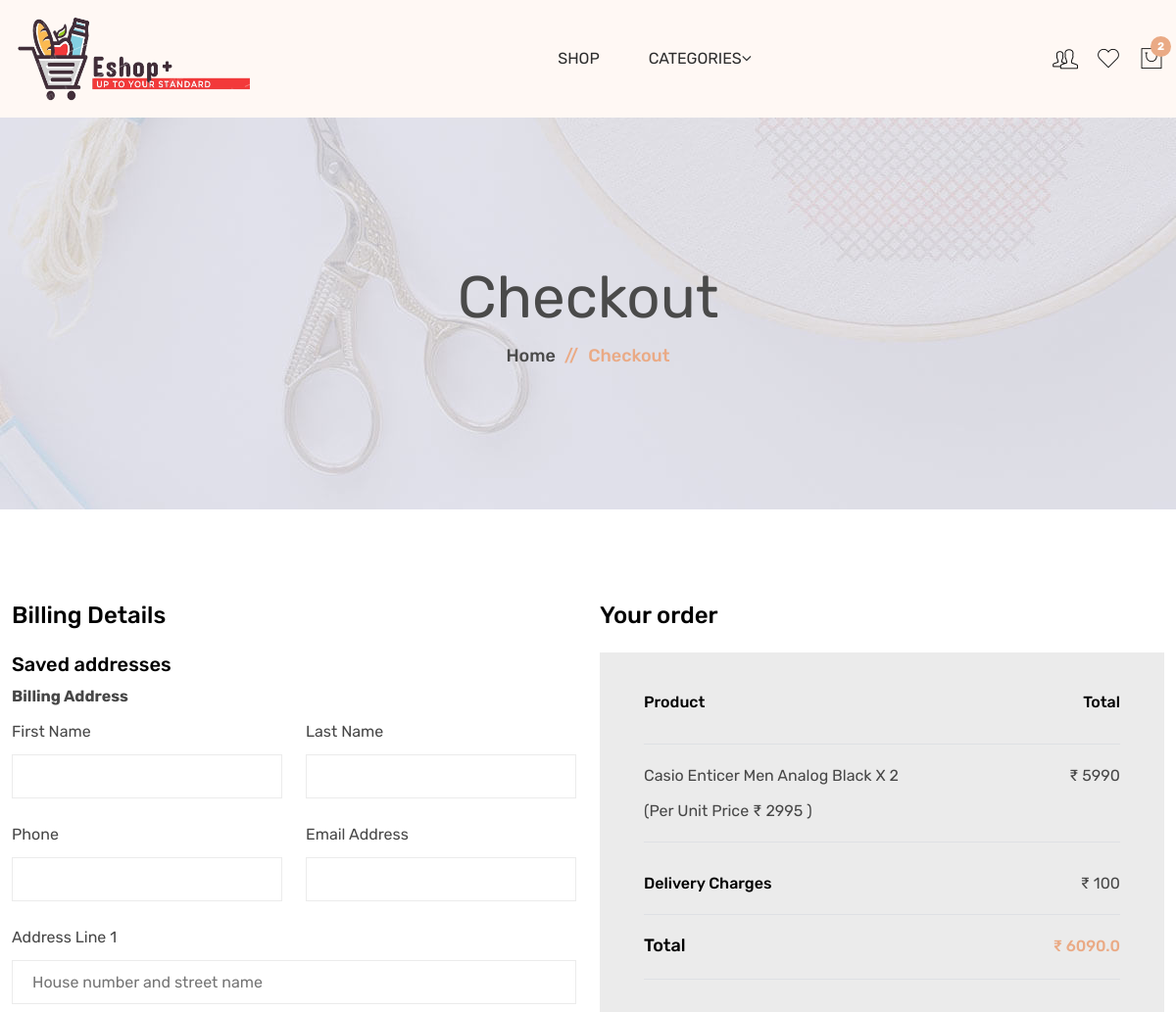
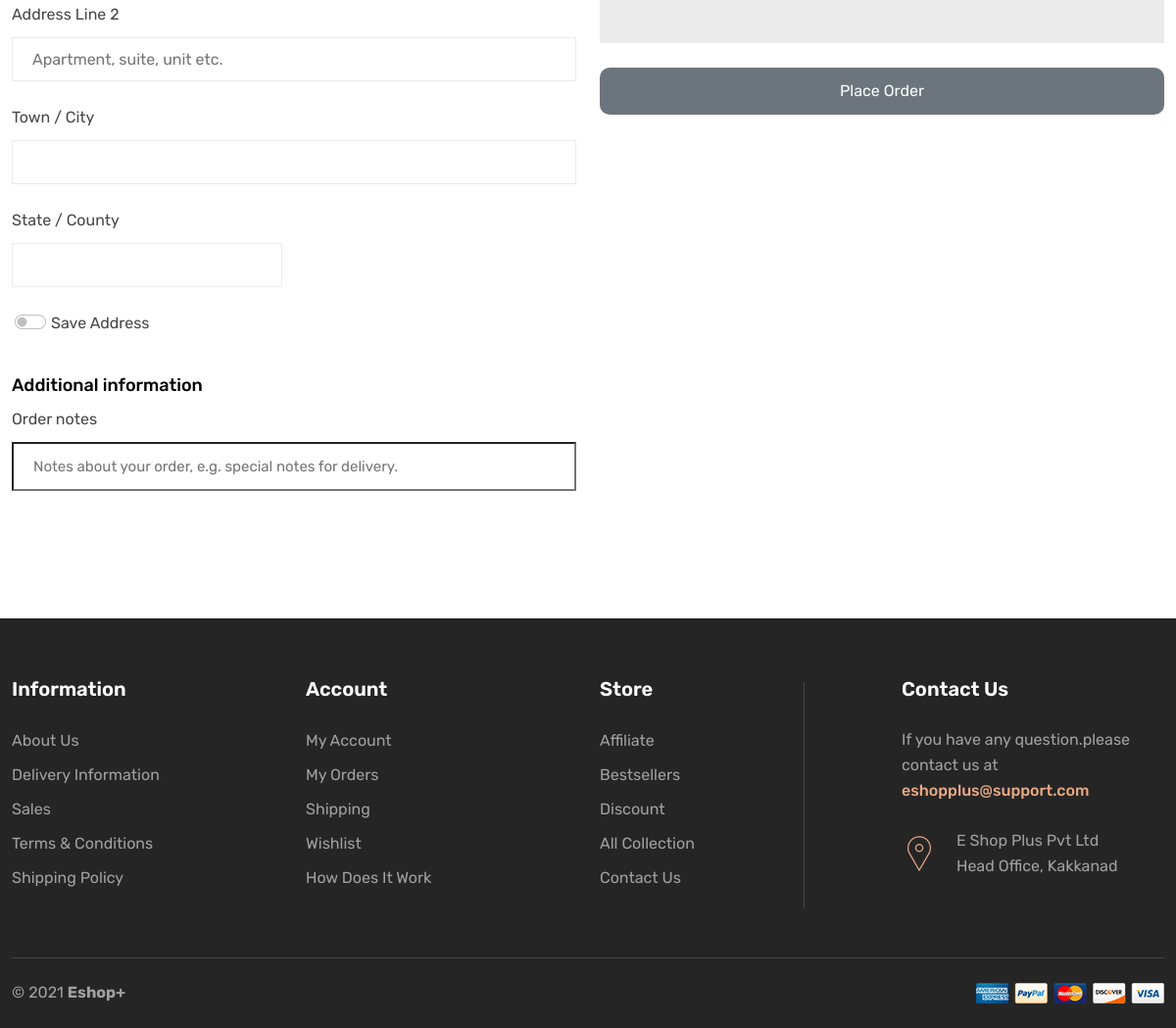
Screenshot of /checkout/ (signed in) with the database file from the repository (2 pictures, top to bottom).
### cart/models.py (models this page shows, shortened)
class CartItem(models.Model):
    user = models.ForeignKey(Account, on_delete=models.CASCADE, null=True)
    product = models.ForeignKey(Product, on_delete=models.CASCADE)
    cart    = models.ForeignKey(Cart, on_delete=models.CASCADE, null=True)
    quantity = models.IntegerField()
    is_active = models.BooleanField(default=True)
    def sub_total(self):
        if self.product.offer_price == None:
            return (self.product.price) * (self.quantity)
        else:
            return int(self.product.offer_price)* (self.quantity)

### store/models.py (models this page shows, shortened)
class Product(models.Model):
    product_name = models.CharField(max_length=100,unique=True)
    slug         = models.SlugField(max_length=200,unique=True)
    description  = models.TextField(max_length=500,blank=True)
    price        = models.IntegerField()
    brand        = models.CharField(max_length=100)
    images1      = models.ImageField(upload_to='productimages/')
    images2      = models.ImageField(upload_to='productimages/',blank=True)
    images3      = models.ImageField(upload_to='productimages/',blank=True)
    images4      = models.ImageField(upload_to='productimages/',blank=True)
    stock        = models.IntegerField()
    is_available = models.BooleanField(default=True)
    category     = models.ForeignKey(Category,on_delete=models.CASCADE)
    created_date = models.DateTimeField(auto_now_add=True)
    modified_date= models.DateTimeField(auto_now=True)
    offer_price  =models.FloatField(null=True)
    offer_percentage  =models.FloatField(null=True)

### cart/views.py (the view)
# urls.py: path('checkout/',views.checkout,name='checkout'),
@login_required(login_url='login')
def checkout(request, total=0, quantity=0, cart_items=None):
    grand_total = 0
    delivery_chrg = 100
    coupon_rate=0
    coupon_offer=0
    coupon_code=0
    try:
        if request.user.is_authenticated:
            cart_items=CartItem.objects.filter(user=request.user,is_active=True)
        else:
            cart = Cart.objects.get(cart_id=_cart_id(request))
            cart_items = CartItem.objects.filter(cart=cart, is_active=True)
        for cart_item in cart_items:
            if cart_item.product.offer_price == None:
                total+=(cart_item.product.price * cart_item.quantity)
            else:
                total+=(cart_item.product.offer_price * cart_item.quantity)
                quantity += cart_item.quantity
        coupon_co=request.session.get("session_coupon_code")
        if coupon.objects.filter(coupon_code=coupon_co).exists():
            coupon_code=coupon.objects.get(coupon_code=coupon_co)
        if UsedOffer.objects.filter(coupon=coupon_code,user=request.user,is_ordered=True).exists():
            coupon_rate=0
        if ReferalCoupen.objects.filter(coupon_code=coupon_co,user=request.user).exists():
            coupon_refer_instance=ReferalCoupen.objects.get(coupon_code=coupon_co,user=request.user)
            coupon_rate=coupon_refer_instance.discount
        else:
            if coupon.objects.filter(coupon_code=coupon_co).exists():
                coupon_rate=coupon_code.coupon_rate
    except ObjectDoesNotExist:
        pass #just ignore
    delivery_chrg = 100
    net_total = total+delivery_chrg
    coupon_offer=net_total*coupon_rate/100
    grand_total = net_total-coupon_offer
    user=request.user
    address=UserAddress.objects.filter(user=user)
    context = {
        'total': total,
        'quantity': quantity,
        'cart_items': cart_items,
        'delivery_chrg': delivery_chrg,
        'grand_total': grand_total,
        'address': address,
        'coupon_offer': coupon_offer,
    }
    return render(request, 'shop/checkout.html', context)

### cart/context_processors.py (called while the page is built)
def counter(request):
    cart_count = 0
    if 'admin' in request.path:
        return {}
    else:
        try:
            cart = Cart.objects.filter(cart_id=_cart_id(request))
            if request.user.is_authenticated:
                cart_items = CartItem.objects.all().filter(user=request.user)
            else:
                cart_items = CartItem.objects.all().filter(cart=cart[:1])
            for cart_item in cart_items:
                cart_count += cart_item.quantity
        except Cart.DoesNotExist:
            cart_count = 0
    return dict(cart_count=cart_count)

### cart/views.py (called while the page is built)
def _cart_id(request):
    cart =request.session.session_key
    if not cart:
        cart = request.session.create()
    return cart

### category/context_processors.py (called while the page is built)
def menu_links(request):
    links = Category.objects.all()
    return dict(links=links)

### category/models.py (called while the page is built)
    def get_url(self):
        return reverse('products_by_category', args=[self.slug])

### templates/shop/checkout.html (shortened to what this page needs)
{% extends 'shop/base.html' %}
{% load static %}
{% block content %}
    <div class="breadcrumb-area">
        <div class="container">
            <div class="row align-items-center justify-content-center">
                <div class="col-12 text-center">
                    <h2 class="breadcrumb-title">Checkout</h2>
                    <ul class="breadcrumb-list">
                        <li class="breadcrumb-item"><a href="index.html">Home</a></li>
                        <li class="breadcrumb-item active">Checkout</li>
                    </ul>
                </div>
            </div>
        </div>
    </div>
    <form action="{% url 'place_order' %}" method="post">
    <div class="checkout-area pt-100px pb-100px">
        <div class="container">
            <div class="row">
                <div class="col-lg-6">
                    <div class="billing-info-wrap">
                        <h3>Billing Details</h3>
                        <h5 class="card-title">Saved addresses</h5>
                          <div>
                            <label  for="radio-2" class="radio-label"><strong>Billing Address</strong></label>
                          </div>
                        <div class="row ">
                            <div class="col-lg-6 col-md-6">
                                <div class="billing-info mb-4">
                                    <label >First Name</label>
                                    <input type="text" name="first_name" id="first_name"  required/>
                                </div>
                            </div>
                            <div class="col-lg-6 col-md-6">
                                <div class="billing-info mb-4">
                                    <label>Last Name</label>
                                    <input type="text" name="last_name"id="last_name"  required/>
                                </div>
                            </div>
                            <div class="col-lg-6 col-md-6">
                                <div class="billing-info mb-4">
                                    <label>Phone</label>
                                    <input type="text"name="phone" id="phone"  required/>
                                </div>
                            </div>
                            <div class="col-lg-6 col-md-6">
                                <div class="billing-info mb-4">
                                    <label>Email Address</label>
                                    <input type="text" name="email"id="email"  required/>
                                </div>
                            </div>
                            <div class="col-lg-12">
                                <div class="billing-info mb-4">
                                    <label>Address Line 1</label>
                                    <input class="billing-address" placeholder="House number and street name" type="text" name="address_line1" id="address_line1"required/>
                                        <label>Address Line 2</label>
                                    <input placeholder="Apartment, suite, unit etc." type="text"name="address_line2" id="address_line2"  required/>
                                </div>
                            </div>
                            <div class="col-lg-12">
                                <div class="billing-info mb-4">
                                    <label>Town / City</label>
                                    <input type="text"name="city" id="city"  required/>
                                </div>
                            </div>
                            <div class="col-lg-6 col-md-6">
                                <div class="billing-info mb-4">
                                    <label>State / County</label>
                                    <input type="text"name="state" id="state"  required/>
                                </div>
                            </div>
                        </div>
                        <div class="form-check form-switch">
                            <input class="form-check-input" name="save_address" value="save_address" type="checkbox" id="flexSwitchCheckChecked" >
                            <label class="form-check-label" for="flexSwitchCheckChecked">Save Address</label>
                          </div>
                        <div class="additional-info-wrap">
                            <h4>Additional information</h4>
                            <div class="additional-info">
                                <label>Order notes</label>
                                <input  type="text" placeholder="Notes about your order, e.g. special notes for delivery. "
                                    name="order_note" ></input>
                            </div>
                        </div>
                    </div>
                </div>
                <div class="col-lg-6 mt-md-30px mt-lm-30px ">
                    <div class="your-order-area">
                        <h3>Your order</h3>
                        <div class="your-order-wrap gray-bg-4">
                            <div class="your-order-product-info">
                                <div class="your-order-top">
                                    <ul>
                                        <li>Product</li>
                                        <li>Total</li>
                                    </ul>
                                </div>
                                {% for cart_item in cart_items %}
                                <div class="your-order-middle">
                                    <ul>
                                        <li><span class="order-middle-left">{{ cart_item.product.product_name }} X {{ cart_item.quantity }}</span>
                                            <span class="order-price">₹ {{ cart_item.sub_total }} </span></li>
                                            {% if cart_item.product.offer_price == None %}
                                        <p class="order-price">(Per Unit Price ₹ {{ cart_item.product.price }} )</p>
                                        {% else %}
                                        <p class="order-price">(Per Unit Price ₹ {{ cart_item.product.offer_price }} )</p>
                                        {% endif %}
                                    </ul>
                                </div>
                                {% endfor %}
                                <div class="your-order-bottom">
                                    <ul>
                                        <li class="your-order-shipping">Delivery Charges</li>
                                        <li>₹ {{delivery_chrg}}</li>
                                    </ul>
                                </div>
                                <div class="your-order-total">
                                    <ul>
                                        <li class="order-total">Total</li>
                                        <li>₹ {{grand_total}}</li>
                                    </ul>
                                </div>
                            </div>
                        </div>
                        <div class="Place-order mt-25">
                            <button type="submit" class="btn btn-secondary btn-lg p-3 col-12">Place Order</button>
                        </div>
                    </div>
                </div>
            </div>
        </div>
    </div>
</form>
{% endblock %}

### rows the page displays
CartItem: product.product_name "Casio Enticer Men Analog Black", quantity "2", sub_total "5990", product.price "2995"

### other values shown
{{ cart_count }} "2"
{{ delivery_chrg }} "100"
{{ grand_total }} "6090.0"
